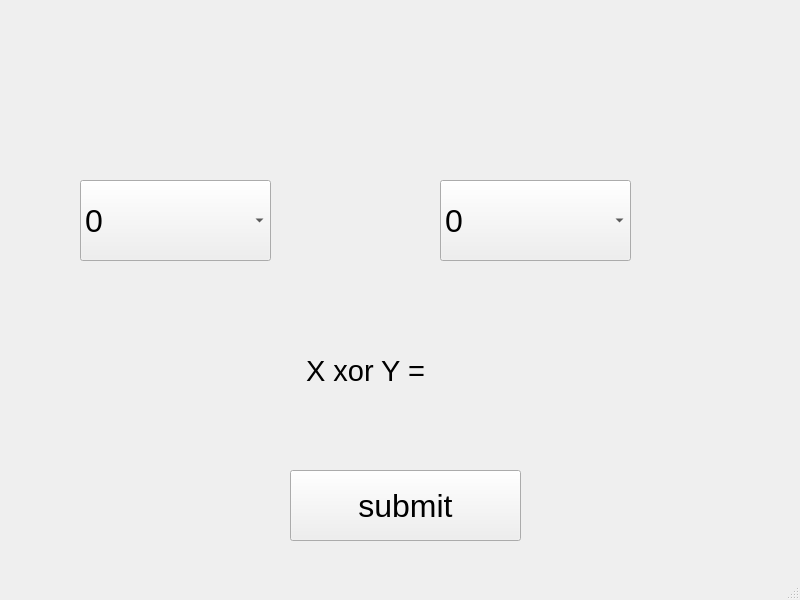
<?xml version="1.0" encoding="UTF-8"?>
<ui version="4.0">
 <class>MainWindow</class>
 <widget class="QMainWindow" name="MainWindow">
  <property name="geometry">
   <rect>
    <x>0</x>
    <y>0</y>
    <width>800</width>
    <height>600</height>
   </rect>
  </property>
  <property name="windowTitle">
   <string>MainWindow</string>
  </property>
  <widget class="QWidget" name="centralwidget">
   <widget class="QComboBox" name="combo_x">
    <property name="geometry">
     <rect>
      <x>80</x>
      <y>180</y>
      <width>191</width>
      <height>81</height>
     </rect>
    </property>
    <property name="font">
     <font>
      <pointsize>24</pointsize>
     </font>
    </property>
    <item>
     <property name="text">
      <string>0</string>
     </property>
    </item>
    <item>
     <property name="text">
      <string>1</string>
     </property>
    </item>
   </widget>
   <widget class="QComboBox" name="combo_y">
    <property name="geometry">
     <rect>
      <x>440</x>
      <y>180</y>
      <width>191</width>
      <height>81</height>
     </rect>
    </property>
    <property name="font">
     <font>
      <pointsize>24</pointsize>
     </font>
    </property>
    <item>
     <property name="text">
      <string>0</string>
     </property>
    </item>
    <item>
     <property name="text">
      <string>1</string>
     </property>
    </item>
   </widget>
   <widget class="QPushButton" name="submit">
    <property name="geometry">
     <rect>
      <x>290</x>
      <y>470</y>
      <width>231</width>
      <height>71</height>
     </rect>
    </property>
    <property name="font">
     <font>
      <pointsize>24</pointsize>
     </font>
    </property>
    <property name="text">
     <string>submit</string>
    </property>
   </widget>
   <widget class="QLabel" name="label">
    <property name="geometry">
     <rect>
      <x>306</x>
      <y>340</y>
      <width>221</width>
      <height>61</height>
     </rect>
    </property>
    <property name="font">
     <font>
      <pointsize>22</pointsize>
     </font>
    </property>
    <property name="text">
     <string>X xor Y =</string>
    </property>
   </widget>
  </widget>
  <widget class="QMenuBar" name="menubar">
   <property name="geometry">
    <rect>
     <x>0</x>
     <y>0</y>
     <width>800</width>
     <height>21</height>
    </rect>
   </property>
  </widget>
  <widget class="QStatusBar" name="statusbar"/>
 </widget>
 <resources/>
 <connections/>
</ui>
